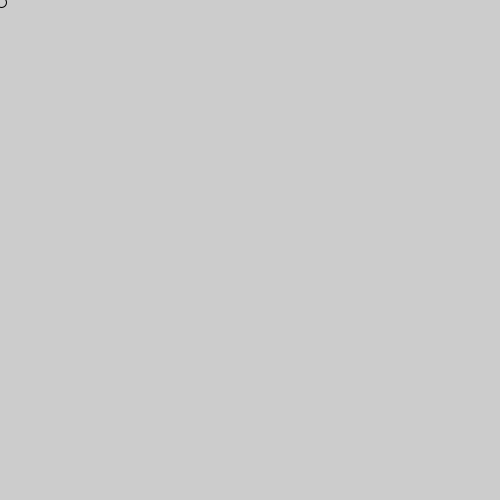
Frame 1 (no input)
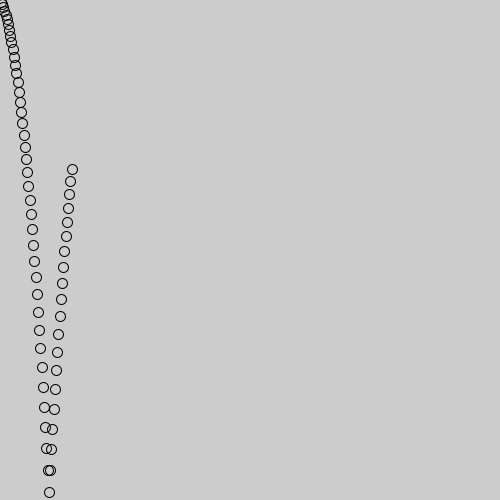
Frame 60 (the mouse pressed at the canvas centre just before this capture)
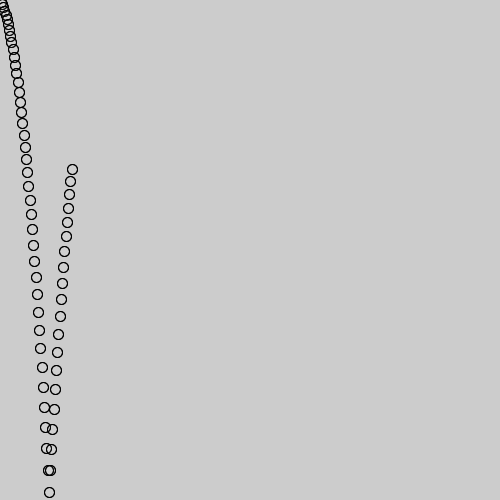
Frame 120 (the mouse held since frame 60 and released just before this capture)

The Processing sketch that drew these frames (run headless with seeded random() and noise(); from frame 60 on, the mouse is pressed at the canvas centre):

// Processing sketch: basics_08
// ── basics_08.pde
// WINTER WORKSHOP 2014, IDAS
// PROTOTYPING WITH CREATIVE CODING
//
// Instructor: KARAM BYUN
// byunnnn.com
// --------------------------
// BASICS 07: Bouncing Ball & Functions
// ------------------------

float x, y;
float speedX = 1.2;
float speedY = 1.5;
float gravity = 0.5;

void setup() {
  size(500, 500);
}

void draw() {

  if (x <  0 || x > width-10) {
    speedX = -speedX;
  }

  if (y <  0 || y > height-10) {
    speedY = -speedY;
  }
  speedY = speedY+gravity;
  x = x+speedX;
  y = y+speedY;

  fill(255,10);
  ellipse(x, y, 10, 10);
}

void mousePressed() {
  background(244);
  x = 0;
  y = 0;
  speedX = 1.2;
  speedY = 1.5;
  gravity = 0.5;
}
